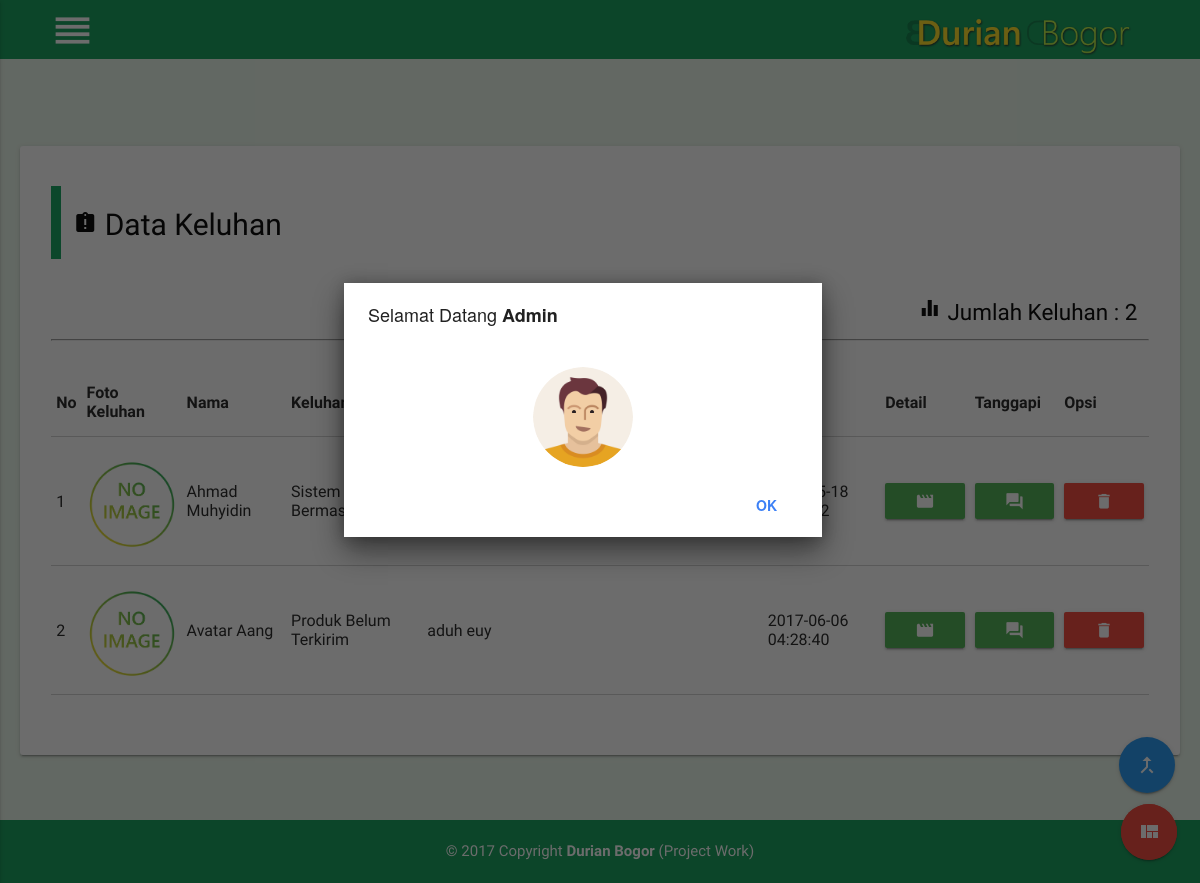
Screenshot of /admin/show/show_keluhan.php (signed in) with the database file from the repository.
### tables this page shows
CREATE TABLE `tb_keluhan` (
  `id_keluhan` int(8) NOT NULL,
  `id_user` int(8) NOT NULL,
  `jenis_keluhan` varchar(40) NOT NULL,
  `keluhan` varchar(200) NOT NULL,
  `foto` varchar(60) NOT NULL,
  `waktu` varchar(20) NOT NULL
);

CREATE TABLE `tb_user` (
  `id_user` int(20) NOT NULL,
  `name` varchar(100) NOT NULL,
  `password` varchar(100) NOT NULL,
  `jenis_kelamin` varchar(30) NOT NULL,
  `email` varchar(50) NOT NULL,
  `alamat` varchar(200) NOT NULL,
  `telepon` varchar(15) NOT NULL,
  `foto` varchar(100) NOT NULL
);

### config/base_url.php (called while the page is built, shortened)
<?php
	$base_url="http://localhost/e-commerce_durianbogor/";
 ?>

### admin/show/show_keluhan.php (the view, shortened to what this page needs)
<?php include'../include/header.php'; ?>
<?php include'../include/nav.php'; ?>
<?php include'../include/back_to_top.php' ?>
<?php include'../include/icon_action.php'; ?>
  <br><br><br>
  <div class="col s12">
    <div class="conta" style="min-height:400px;">
      <div class="row white  radius z-depth-1 padding-add">
        <div class="col s12 m12 black-text">
				<blockquote>
					<h3 class="black-text"><i class="material-icons">assignment_late</i> Data Keluhan</h3>
				</blockquote>
          <div class="row">
            <div class="col s12 m8 l8">
            </div>
            <div class="col s12 m4 l4">
						<?php $sql=("SELECT COUNT(*) from tb_keluhan");
									$query=mysqli_query($con,$sql);
	                $row=mysqli_fetch_row($query);
	          ?>
              <h4 class="font-right"><i class="material-icons">equalizer </i> Jumlah Keluhan : <?php echo $row[0]; ?></h4>
            </div>
          </div>
          <table class="bordered responsive-table">
            <thead>
              <tr>
                <th>No</th>
							<th>Foto Keluhan</th>
                <th>Nama</th>
                <th>Keluhan</th>
							<th>Deskripsi Keluhan</th>
							<th>Waktu</th>
							<th>Detail</th>
							<th>Tanggapi</th>
                <th>Opsi</th>
              </tr>
            </thead>
            <tbody>
						<?php
								$no=1;
								$query="SELECT
												tb_keluhan.id_keluhan,
												tb_keluhan.jenis_keluhan,
												tb_keluhan.keluhan,
												tb_keluhan.foto,
												tb_keluhan.waktu,tb_user.name
												FROM tb_keluhan,
												tb_user
												WHERE tb_keluhan.id_user=tb_user.id_user";
								$hasil=mysqli_query($con,$query);
								while($tampkeluh=mysqli_fetch_assoc($hasil)){
						 ?>
              <tr>
                <td><?php echo $no++ ?></td>
							<?php if ($tampkeluh['foto']==""){ ?>
								<td style="width:100px; height:100px;"><img class="materialboxed responsive-img" src="<?php echo $base_url; ?>assets/images/not_found/no_image.png"></td>
							<?php } else{ ?>
								<td style="width:100px; height:100px;"><img class="materialboxed responsive-img" src="<?php echo $base_url; ?>assets/images/keluhan/<?php echo $tampkeluh['foto']; ?>"></td>
							<?php } ?>
							<td><?php echo $tampkeluh['name']; ?></td>
							<td><?php echo $tampkeluh['jenis_keluhan']; ?></td>
                <td><?php echo $tampkeluh['keluhan']; ?></td>
                <td><?php echo $tampkeluh['waktu']; ?></td>
							<td><a href="<?php echo $base_url; ?>admin/show/show_detail_keluhan?id_keluhan=<?php echo $tampkeluh['id_keluhan']; ?>" class="btn btn-hover green waves-effect waves-light tooltipped" data-position="top" data-delay="50" data-tooltip="Detail"><i class="material-icons">movie</i></a></td>
							<td><a href="<?php echo $base_url; ?>admin/post/tanggapan?id_keluhan=<?php echo $tampkeluh['id_keluhan']; ?>" class="btn btn-hover green waves-effect waves-light tooltipped" data-position="top" data-delay="50" data-tooltip="Tanggapi"><i class="material-icons">forum</i></a></td>
							<td><a href="<?php echo $base_url; ?>admin/file_query/query_hapus_keluhan?id_keluhan=<?php echo $tampkeluh['id_keluhan']; ?>" class="btn delete_data btn-hover red waves-effect waves-light tooltipped" data-position="top" data-delay="50" data-tooltip="Hapus"><i class="material-icons">delete</i></a></td>
              </tr>
						<?php } ?>
            </tbody>
          </table>
          <div class="padding-bottom"></div>
        </div>
      </div>
    </div>
  </div>
  <br><br>
<?php include'../include/footer.php'; ?>

### assets/css/style_backend.css (style rules this page uses)
.material-icons { font-family: 'Material Icons'; font-weight: normal; font-style: normal; font-size: 24px; line-height: 1; letter-spacing: normal; text-transform: none; display: inline-block; white-space: nowrap; word-wrap: normal; direction: ltr; -webkit-font-feature-settings: 'liga'; -webkit-font-smoothing: antialiased; }
body { background-color:#e8f5e9 !important; }
.conta { margin: 0 auto; padding-left:20px; padding-right:20px; max-width: 1280px; width: 100%; }
.padding-bottom { padding-bottom:40px !important; }
.padding-add { padding:20px; }
.btn { color:#fff !important; }
h4 { font-size:1.50rem; !important; }
h3 { font-size:2.0rem; !important; }
blockquote { padding-left:12px !important; padding:0.3px; border-left: 10px solid #10a45c !important; }
.font-right { text-align: right; }
.responsive-img { margin-top:8px; width:250px; }
.radius { border-radius:3px !important; }

### assets/css/sweetalert.css (style rules this page uses)
body.stop-scrolling { height: 100%; overflow: hidden; }

### rows the page displays
tb_keluhan: id_user.name "Ahmad Muhyidin", jenis_keluhan "Sistem Bermasalah"
tb_keluhan: id_user.name "Avatar Aang", jenis_keluhan "Produk Belum Terkirim", keluhan "aduh euy", waktu "2017-06-06 04:28:40"

### other values shown
$row[0] "2"
